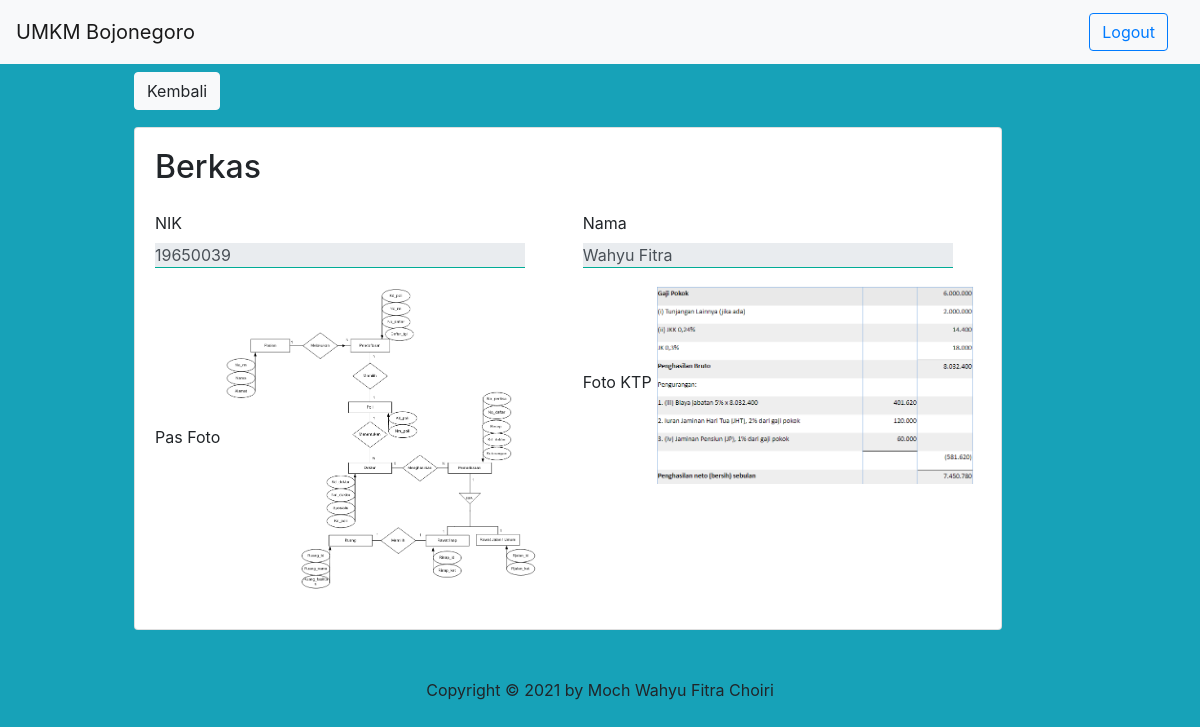
Screenshot of /admin/detail_berkas.php?nik=19650039 (signed in) with the database file from the repository.
### tables this page shows
CREATE TABLE IF NOT EXISTS `upload` (
  `file_foto` varchar(50) DEFAULT NULL,
  `file_ktp` varchar(50) DEFAULT NULL,
  `id_file` int(11) NOT NULL AUTO_INCREMENT,
  `nik` int(25) NOT NULL DEFAULT '0',
  `namaL` varchar(50) NOT NULL,
  PRIMARY KEY (`id_file`),
  KEY `nik` (`nik`),
  CONSTRAINT `FK_upload_registrasiumkm` FOREIGN KEY (`nik`) REFERENCES `registrasiumkm` (`nik`)
);

### admin/detail_berkas.php (the view, shortened to what this page needs)
<?php
   include '../submit.php';
    $userid = $_GET['nik'];
    $cekdulu = mysqli_query($koneksi,"SELECT *
    FROM upload WHERE nik='$userid'");
    $ambil = mysqli_fetch_array($cekdulu);
	?>
<!doctype html>
<html class="no-js" lang="en">
<head>
    <link rel="stylesheet" href="../asset/css/bootstrap.css">
</head>
<body class="bg-info">
        <nav class="navbar navbar-expand-lg navbar-light bg-light fixed-top">
            <a class="navbar-brand">UMKM Bojonegoro</a>
		    <div class="navbar-brand my-2 my-lg-0 ml-auto">
		    	<a href="../aksi_login.php?op=out" class="btn btn-outline-primary">Logout</a>
		   	</div>
		</nav>
        <div class="container mt-3 ml-lg-2">
            <form method="POST">
            <div class="row mt-5 mb-5 ml-xl-5">
                    <div class="col-10 ml-xl-5 " >
                    <a href="berkas_user.php" class="btn btn-light" style="margin-bottom:2%;">Kembali</a>
                        <div class="card">
                            <div class="card-body">
									<h2>Berkas</h2>
                                <div class="market-status-table mt-4">
                                    <div class="table-responsive" style="overflow-x:hidden;">
                                        <div class="row">
                                            <div class="col">
                                            <div class="form-group">
                                                <label>NIK</label>
                                                <input name="nik" type="text" class="form-control"  value="<?php echo $ambil['nik']?>" disabled>
                                            </div>
                                            </div>
                                            <div class="col">
                                            <div class="form-group">
                                                <label>Nama</label>
                                                <input name="namalengkap" type="text" class="form-control" value="<?php echo $ambil['namaL']?>" disabled>
                                            </div>
                                            </div>
                                        </div>
                                        <div class="row">
                                            <div class="col">
                                                <div class="form-group">
                                                        <label for="foto" class=" form-control-label">Pas Foto</label>
                                                        <img src="../files/foto/<?php echo $ambil['file_foto']?>" width="80%">
                                                    </div>
                                                </div>
                                                <div class="col">
                                                <div class="form-group">
                                                        <label for="ktp" class=" form-control-label">Foto KTP</label>
                                                        <img src="../files/ktp/<?php echo $ambil['file_ktp']?>" width="80%">
                                                    </div>
                                                </div>
                                        </div>
                                    </div>
                                </div>
                            </div>
                        </div>
                    </div>
                </div>
            </form>
        </div>
        <div class="text-center" style="margin-top: 30px">
            <p>Copyright &#169; 2021 by Moch Wahyu Fitra Choiri</p>
        </div>
</body>
</html>

### rows the page displays
upload: nik "19650039", namalengkap "Wahyu Fitra", file_foto (picture), file_ktp (picture)
